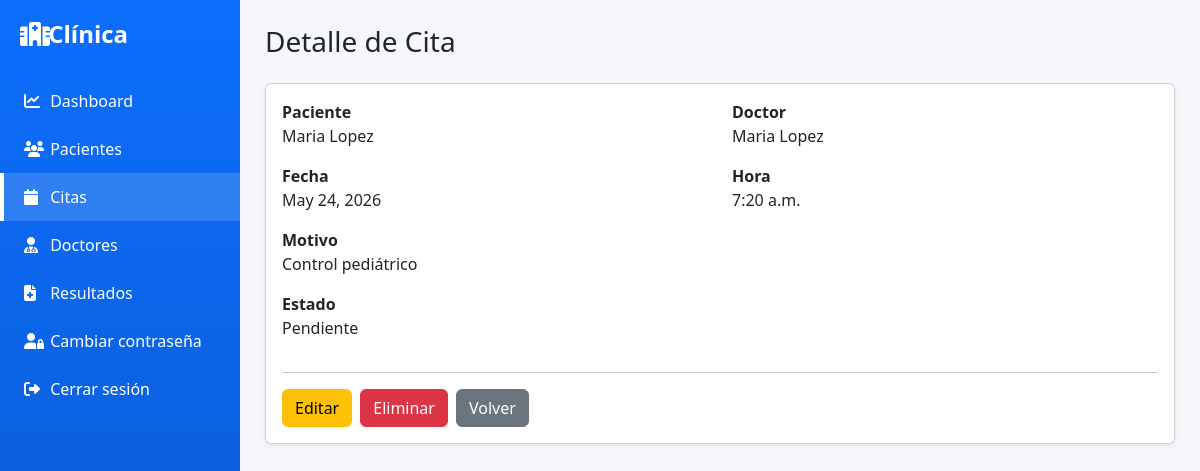
Screenshot of /citas/ver/12/ with the database file from the repository.
### citas/models.py (models this page shows, shortened)
class Cita(models.Model):
    paciente = models.ForeignKey(Paciente, on_delete=models.CASCADE)
    doctor = models.ForeignKey(Doctor, on_delete=models.CASCADE)
    fecha = models.DateField()
    hora = models.TimeField()
    motivo = models.CharField(max_length=255)
    estado = models.CharField(
        max_length=20,
        default="Pendiente"
    )

### pacientes/models.py (models this page shows)
class Paciente(models.Model):
    usuario = models.OneToOneField(User, on_delete=models.CASCADE, null=True, blank=True)
    nombre = models.CharField(max_length=100)
    apellido = models.CharField(max_length=100)
    fecha_nacimiento = models.DateField()
    telefono = models.CharField(max_length=20, blank=True, null=True)
    correo = models.EmailField()
    genero = models.CharField(max_length=20, blank=True, null=True)
    direccion = models.TextField(blank=True, null=True)
    tipo_sangre = models.CharField(max_length=5, blank=True, null=True)
    contacto_emergencia = models.CharField(max_length=100, blank=True, null=True)
    def __str__(self):
        return f"{self.nombre} {self.apellido}"

### doctores/models.py (models this page shows)
class Doctor(models.Model):
    nombre = models.CharField(max_length=100)
    especialidad = models.CharField(max_length=100)
    telefono = models.CharField(max_length=20)
    consultorio = models.CharField(max_length=20)
    estado = models.CharField(
        max_length=20,
        choices=[
            ('Activo', 'Activo'),
            ('Inactivo', 'Inactivo'),
            ('Vacaciones', 'Vacaciones')
        ],
        default='Activo'
    )
    def __str__(self):
        return self.nombre

### citas/views.py (the view)
# urls.py: path('ver/<int:id>/', views.ver_cita),
def ver_cita(request, id):
    cita = get_object_or_404(Cita, id=id)
    return render(request, 'citas/ver.html', {
        'cita': cita
    })

### citas/templates/citas/ver.html (shortened to what this page needs)
{% extends 'base.html' %}
{% block content %}
<h3 class="mb-4">Detalle de Cita</h3>
<div class="card shadow-sm">
<div class="card-body">
<div class="row">
<div class="col-md-6 mb-3">
<label class="fw-bold">Paciente</label>
<div>{{ cita.paciente }}</div>
</div>
<div class="col-md-6 mb-3">
<label class="fw-bold">Doctor</label>
<div>{{ cita.doctor }}</div>
</div>
<div class="col-md-6 mb-3">
<label class="fw-bold">Fecha</label>
<div>{{ cita.fecha }}</div>
</div>
<div class="col-md-6 mb-3">
<label class="fw-bold">Hora</label>
<div>{{ cita.hora }}</div>
</div>
<div class="col-12 mb-3">
<label class="fw-bold">Motivo</label>
<div>{{ cita.motivo }}</div>
</div>
<div class="col-md-6 mb-3">
<label class="fw-bold">Estado</label>
<div>{{ cita.estado }}</div>
</div>
</div>
<hr>
<div class="d-flex gap-2">
<a href="/citas/editar/{{ cita.id }}/"
class="btn btn-warning">
Editar
</a>
<button
class="btn btn-danger eliminar-btn"
data-id="{{ cita.id }}">
Eliminar
</button>
<a href="/citas/"
class="btn btn-secondary">
Volver
</a>
</div>
</div>
</div>
{% endblock %}

### templates/base.html (style rules this page uses)
body { background:#f5f7fb; }

### rows the page displays
Cita: paciente "Maria Lopez", doctor "Maria Lopez", fecha "May 24, 2026", hora "7:20 a.m.", motivo "Control pediátrico", estado "Pendiente"
